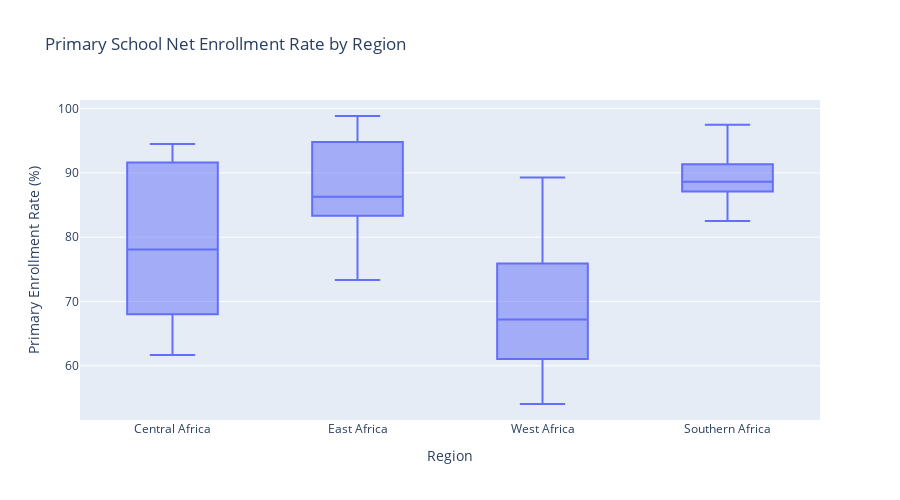
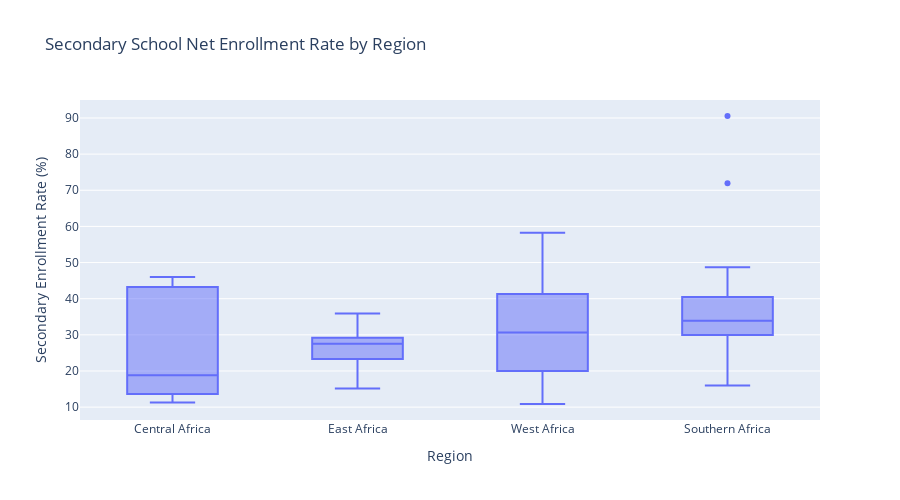

Notebook code for these charts, in order:
### Code cell
# Primary enrollment analysis by region
if 'SE.PRM.NENR' in features_df.columns:
    fig = px.box(
        features_df.dropna(subset=['SE.PRM.NENR']), 
        x='region', 
        y='SE.PRM.NENR',
        title='Primary School Net Enrollment Rate by Region',
        labels={'SE.PRM.NENR': 'Primary Enrollment Rate (%)', 'region': 'Region'}
    )
    fig.update_layout(height=500)
    fig.show()

# Secondary enrollment analysis
if 'SE.SEC.NENR' in features_df.columns:
    fig = px.box(
        features_df.dropna(subset=['SE.SEC.NENR']), 
        x='region', 
        y='SE.SEC.NENR',
        title='Secondary School Net Enrollment Rate by Region',
        labels={'SE.SEC.NENR': 'Secondary Enrollment Rate (%)', 'region': 'Region'}
    )
    fig.update_layout(height=500)
    fig.show()

### Figure 1 — Plotly figure (JSON) as saved in the notebook; plotly's stock layout.template omitted (floating-point values rounded to 4 significant figures)
{"data": [{"alignmentgroup": "True", "hovertemplate": "Region=%{x}<br>Primary Enrollment Rate (%)=%{y}<extra></extra>", "legendgroup": "", "marker": {"color": "#636efa"}, "name": "", "notched": false, "offsetgroup": "", "orientation": "v", "showlegend": false, "type": "box", "x": ["Central Africa", "Central Africa", "East Africa", "East Africa", "East Africa", "West Africa", "West Africa", "West Africa", "West Africa", "West Africa", "West Africa", "West Africa", "West Africa", "West Africa", "Southern Africa", "Southern Africa", "Southern Africa", "Central Africa", "Central Africa", "Central Africa", "Central Africa", "Central Africa", "Central Africa", "Central Africa", "Central Africa", "Central Africa", "East Africa", "East Africa", "East Africa", "East Africa", "East Africa", "West Africa", "West Africa", "West Africa", "West Africa", "West Africa", "West Africa", "West Africa", "West Africa", "West Africa", "East Africa", "Southern Africa", "Southern Africa", "Southern Africa", "Southern Africa", "Southern Africa", "Southern Africa", "Southern Africa", "Southern Africa", "Southern Africa", "West Africa", "West Africa", "West Africa", "West Africa", "West Africa", "West Africa", "West Africa", "West Africa", "West Africa", "Southern Africa", "Southern Africa", "Southern Africa", "Southern Africa", "Southern Africa", "Southern Africa", "Southern Africa", "Southern Africa", "Southern Africa", "Southern Africa", "Southern Africa", "Southern Africa", "Southern Africa", "Southern Africa", "West Africa", "West Africa", "West Africa", "West Africa", "West Africa", "West Africa", "West Africa", "West Africa", "West Africa", "East Africa", "East Africa", "East Africa", "West Africa", "West Africa", "West Africa", "West Africa", "West Africa", "West Africa", "West Africa", "West Africa", "Southern Africa", "Southern Africa", "Southern Africa", "Southern Africa", "Southern Africa", "Southern Africa", "Southern Africa", "Southern Africa", "Central Africa", "Central Africa", "Central Africa", "Central Africa", "East Africa", "East Africa", "East Africa", "East Africa", "East Africa", "East Africa", "East Africa", "East Africa", "East Africa", "East Africa", "Southern Africa", "Southern Africa", "Southern Africa", "Southern Africa", "Southern Africa", "Southern Africa", "Southern Africa", "Southern Africa", "Southern Africa"], "x0": " ", "xaxis": "x", "y": [75.8, 78.02, 95.37, 94.88, 92.8, 59.91, 64.89, 65.68, 66.59, 67.8, 69.39, 75.21, 76.42, 78.65, 87.76, 88.03, 87.66, 65.96, 63.82, 66.3, 88.72, 91.39, 91.7, 92.07, 94.49, 92.87, 73.35, 77.23, 78.49, 85.1, 84.62, 80.59, 79.39, 84.93, 86.99, 89.29, 86.38, 85.18, 84.48, 86.16, 79.97, 88.64, 88.93, 89.2, 86.38, 87.36, 88.61, 90.58, 93.31, 95.6, 64.29, 64.88, 62.85, 58.63, 59.29, 55.64, 56.98, 61.28, 58.94, 89.83, 87.49, 87.74, 88.89, 89.91, 91.51, 90.77, 89.87, 93.93, 91.78, 95.22, 97.23, 97.34, 97.49, 54.06, 58.72, 60.38, 60.83, 60.13, 61.63, 63.57, 65.12, 64.14, 98.84, 96.93, 94.79, 71.57, 72.24, 74.27, 73.18, 73.74, 73.85, 73.53, 75.38, 87.8, 89.33, 88.3, 84.52, 85.23, 84.17, 84.25, 82.52, 61.67, 78.09, 79.1, 73.15, 92.2, 87.5, 83.95, 83.32, 83.5, 83.58, 81.33, 91.5, 94.67, 95.49, 84.35, 87.01, 84.81, 87.94, 89.21, 86.61, 83.17, 94.17, 94.15], "y0": " ", "yaxis": "y"}], "layout": {"boxmode": "group", "height": 500, "legend": {"tracegroupgap": 0}, "title": {"text": "Primary School Net Enrollment Rate by Region"}, "xaxis": {"anchor": "y", "domain": [0, 1], "title": {"text": "Region"}}, "yaxis": {"anchor": "x", "domain": [0, 1], "title": {"text": "Primary Enrollment Rate (%)"}}}}

### Figure 2 — Plotly figure (JSON) as saved in the notebook; plotly's stock layout.template omitted (floating-point values rounded to 4 significant figures)
{"data": [{"alignmentgroup": "True", "hovertemplate": "Region=%{x}<br>Secondary Enrollment Rate (%)=%{y}<extra></extra>", "legendgroup": "", "marker": {"color": "#636efa"}, "name": "", "notched": false, "offsetgroup": "", "orientation": "v", "showlegend": false, "type": "box", "x": ["Central Africa", "East Africa", "East Africa", "East Africa", "East Africa", "East Africa", "East Africa", "East Africa", "East Africa", "East Africa", "West Africa", "West Africa", "West Africa", "West Africa", "West Africa", "West Africa", "West Africa", "West Africa", "Central Africa", "Central Africa", "Central Africa", "Central Africa", "Central Africa", "Central Africa", "Central Africa", "Central Africa", "East Africa", "East Africa", "West Africa", "West Africa", "West Africa", "West Africa", "West Africa", "West Africa", "West Africa", "Southern Africa", "Southern Africa", "Southern Africa", "Southern Africa", "Southern Africa", "Southern Africa", "Southern Africa", "Southern Africa", "Southern Africa", "Southern Africa", "Southern Africa", "Southern Africa", "Southern Africa", "Southern Africa", "West Africa", "West Africa", "West Africa", "West Africa", "West Africa", "West Africa", "West Africa", "West Africa", "Southern Africa", "Southern Africa", "Southern Africa", "Southern Africa", "Southern Africa", "Southern Africa", "Southern Africa", "Southern Africa", "Southern Africa", "Southern Africa", "Southern Africa", "Southern Africa", "Southern Africa", "Southern Africa", "West Africa", "West Africa", "West Africa", "West Africa", "West Africa", "East Africa", "East Africa", "East Africa", "West Africa", "Southern Africa", "Southern Africa", "Southern Africa", "Southern Africa", "Southern Africa", "Southern Africa", "Central Africa", "Central Africa", "East Africa", "East Africa", "East Africa", "Southern Africa", "Southern Africa", "Southern Africa", "Southern Africa"], "x0": " ", "xaxis": "x", "y": [11.29, 15.18, 16.89, 18.42, 21.4, 25.95, 28.9, 32.19, 28.3, 27.52, 16.48, 18.46, 19.74, 21.66, 26.53, 28.1, 29.14, 31.0, 13.82, 13.61, 12.72, 39.66, 41.02, 43.96, 45.02, 45.99, 30.09, 30.81, 52.66, 52.14, 55.58, 55.44, 55.44, 58.26, 57.24, 36.12, 38.97, 40.16, 40.63, 40.64, 41.86, 41.35, 29.94, 30.99, 31.01, 30.29, 30.15, 29.12, 29.85, 30.67, 31.99, 33.12, 35.02, 31.37, 32.54, 29.35, 29.93, 15.97, 17.07, 17.46, 19.9, 20.22, 19.28, 29.12, 30.06, 30.46, 32.74, 33.54, 34.25, 32.96, 34.24, 10.87, 11.54, 15.15, 16.63, 20.07, 28.1, 28.14, 35.87, 37.67, 37.06, 39.58, 40.13, 39.0, 40.5, 41.7, 18.44, 18.86, 23.94, 24.55, 26.55, 90.54, 71.93, 47.88, 48.73], "y0": " ", "yaxis": "y"}], "layout": {"boxmode": "group", "height": 500, "legend": {"tracegroupgap": 0}, "title": {"text": "Secondary School Net Enrollment Rate by Region"}, "xaxis": {"anchor": "y", "domain": [0, 1], "title": {"text": "Region"}}, "yaxis": {"anchor": "x", "domain": [0, 1], "title": {"text": "Secondary Enrollment Rate (%)"}}}}
